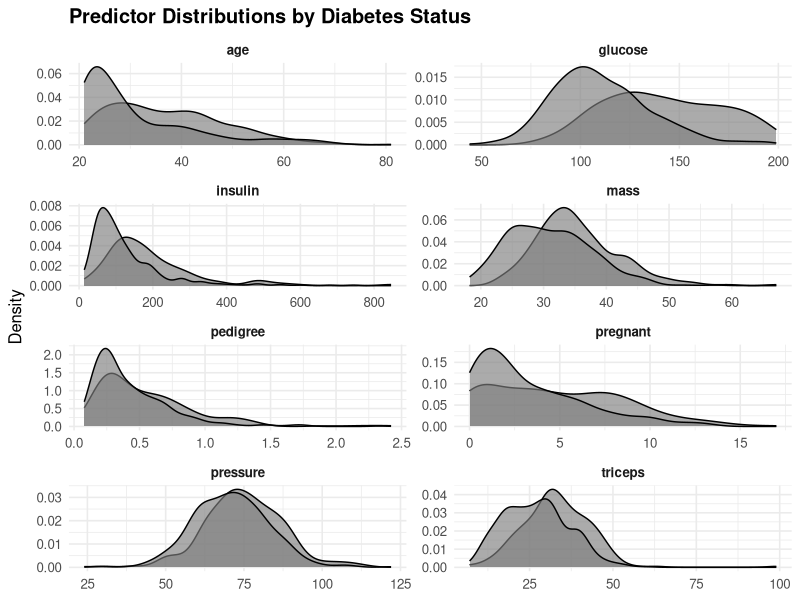
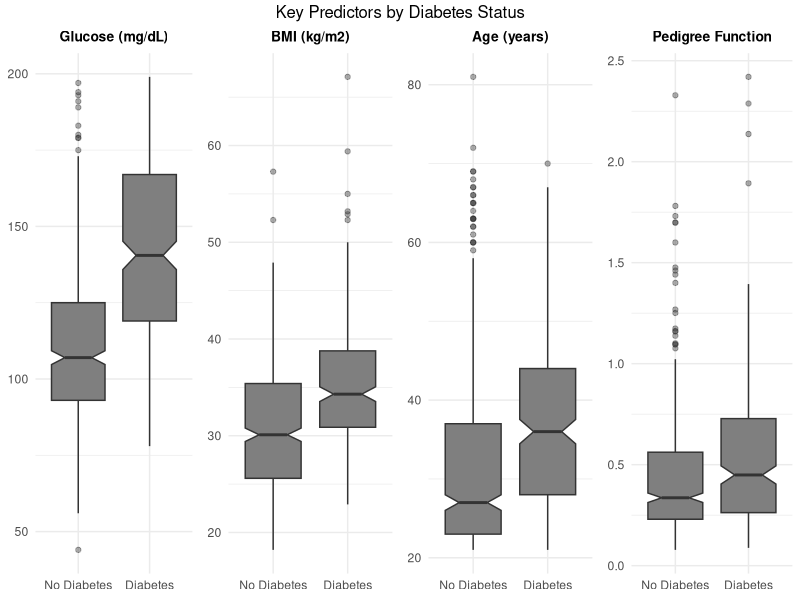
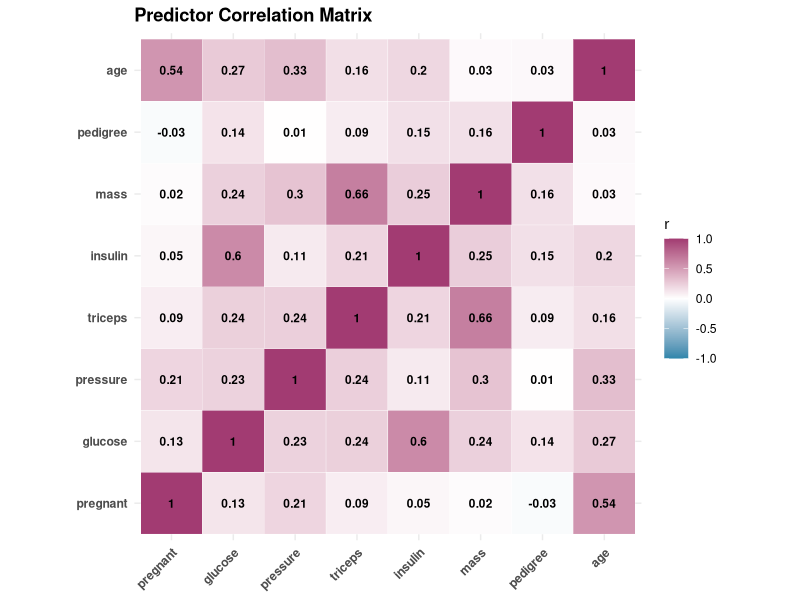
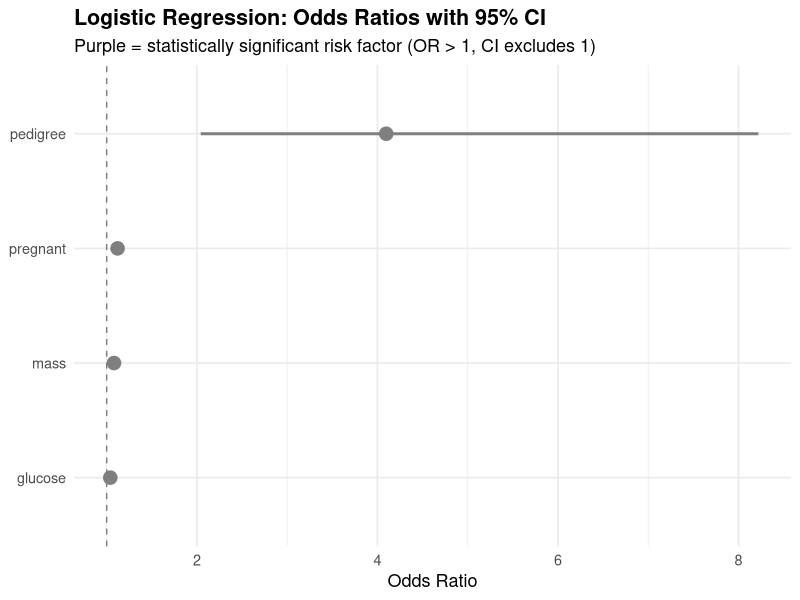
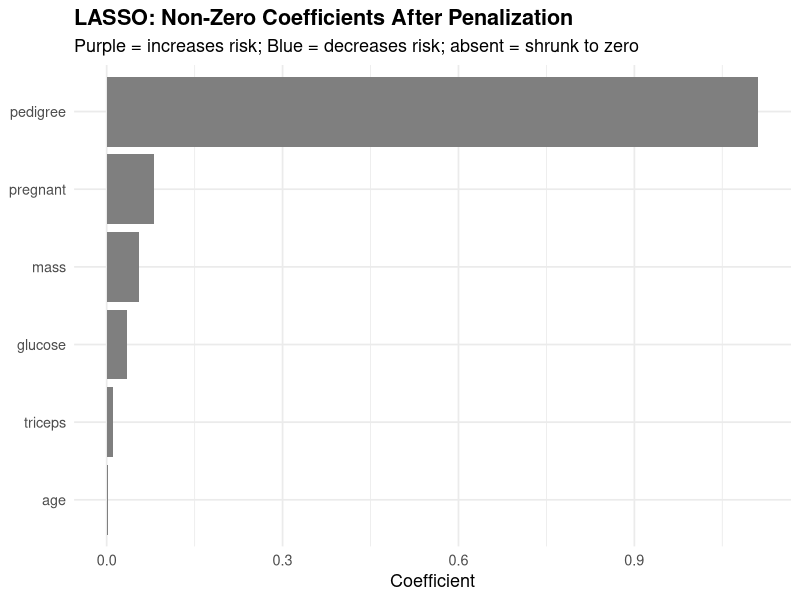
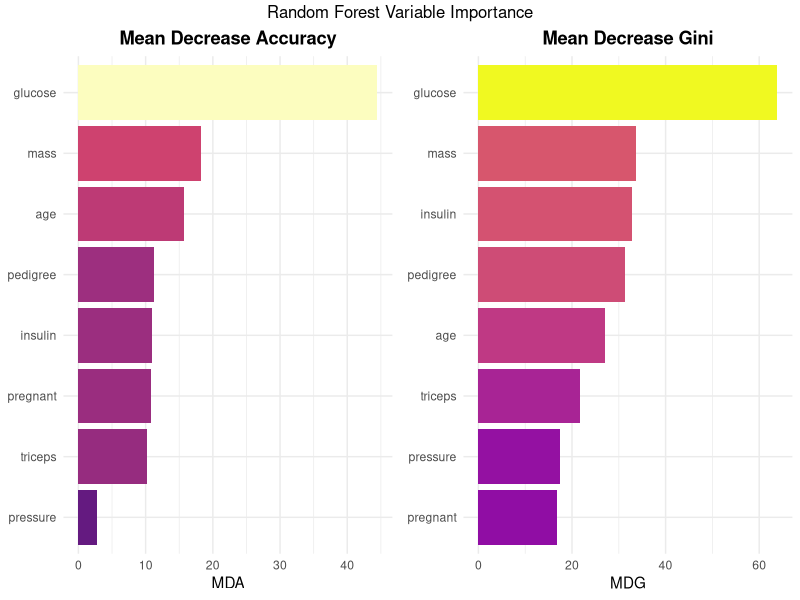
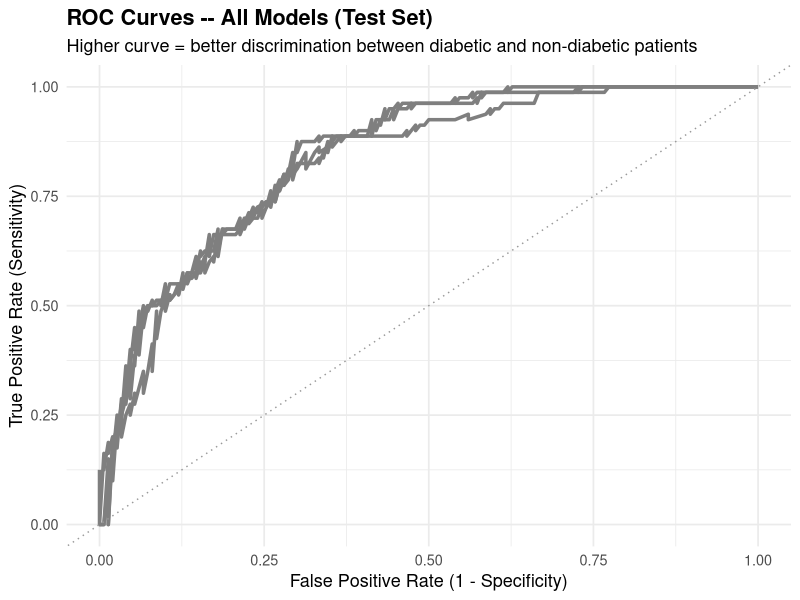
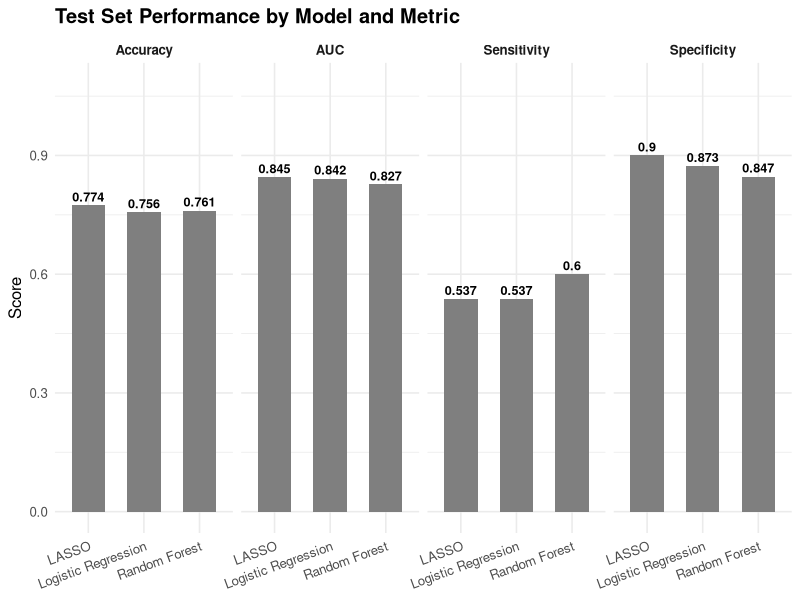

Generate these figures, in order, with R:
## ---- chunk 1
knitr::opts_chunk$set(echo = TRUE, warning = FALSE, message = FALSE)
## ---- chunk 2
rm(list = ls())
set.seed(123)

required_packages <- c(
  "tidyverse", "mlbench", "caret", "pROC",
  "glmnet", "mice", "gridExtra", "reshape2",
  "randomForest", "knitr", "kableExtra", "scales", "viridis"
)

for (pkg in required_packages) {
  if (!requireNamespace(pkg, quietly = TRUE)) install.packages(pkg)
  suppressPackageStartupMessages(library(pkg, character.only = TRUE))
}

# Color palette
pal <- c(neg = "#2E86AB", pos = "#A23B72", neu = "#F18F01")
## ---- chunk 3
data("PimaIndiansDiabetes2", package = "mlbench")
diabetes_raw <- PimaIndiansDiabetes2

# Impute missing values
imp <- mice(diabetes_raw[, -9], m = 5, method = "pmm",
            seed = 123, printFlag = FALSE)
diabetes <- complete(imp, 1)
diabetes$diabetes <- diabetes_raw$diabetes

continuous_vars <- c("pregnant","glucose","pressure","triceps",
                     "insulin","mass","pedigree","age")
## ---- chunk 4
idx        <- createDataPartition(diabetes$diabetes, p = 0.70, list = FALSE)
train_data <- diabetes[idx, ]
test_data  <- diabetes[-idx, ]
## ---- chunk 5
diabetes |>
  select(all_of(continuous_vars), diabetes) |>
  pivot_longer(-diabetes, names_to = "Variable", values_to = "Value") |>
  mutate(Outcome = ifelse(diabetes == "neg", "No Diabetes", "Diabetes")) |>
  ggplot(aes(x = Value, fill = Outcome)) +
  geom_density(alpha = 0.65) +
  scale_fill_manual(values = c("No Diabetes" = pal["neg"], "Diabetes" = pal["pos"])) +
  facet_wrap(~Variable, scales = "free", ncol = 2) +
  labs(title = "Predictor Distributions by Diabetes Status",
       x = NULL, y = "Density", fill = NULL) +
  theme_minimal(base_size = 12) +
  theme(plot.title = element_text(face = "bold"), legend.position = "top",
        strip.text = element_text(face = "bold"))
## ---- chunk 6
top_vars   <- c("glucose", "mass", "age", "pedigree")
top_labels <- c("Glucose (mg/dL)", "BMI (kg/m2)", "Age (years)", "Pedigree Function")

bp_list <- mapply(function(v, lab) {
  ggplot(diabetes, aes_string(x = "diabetes", y = v, fill = "diabetes")) +
    geom_boxplot(notch = TRUE, outlier.alpha = 0.4, show.legend = FALSE) +
    scale_x_discrete(labels = c("neg" = "No Diabetes", "pos" = "Diabetes")) +
    scale_fill_manual(values = c("neg" = pal["neg"], "pos" = pal["pos"])) +
    labs(title = lab, x = NULL, y = NULL) +
    theme_minimal(base_size = 11) +
    theme(plot.title = element_text(face = "bold", hjust = 0.5, size = 10))
}, top_vars, top_labels, SIMPLIFY = FALSE)

grid.arrange(grobs = bp_list, ncol = 4,
             top = "Key Predictors by Diabetes Status")
## ---- chunk 7
cor_melt <- diabetes |>
  select(all_of(continuous_vars)) |>
  cor() |>
  melt()

ggplot(cor_melt, aes(x = Var1, y = Var2, fill = value)) +
  geom_tile(color = "white") +
  geom_text(aes(label = round(value, 2)), size = 3, fontface = "bold") +
  scale_fill_gradient2(low = pal["neg"], mid = "white", high = pal["pos"],
                       midpoint = 0, limits = c(-1, 1), name = "r") +
  labs(title = "Predictor Correlation Matrix", x = NULL, y = NULL) +
  theme_minimal(base_size = 11) +
  theme(axis.text.x = element_text(angle = 45, hjust = 1, face = "bold"),
        axis.text.y = element_text(face = "bold"),
        plot.title  = element_text(face = "bold")) +
  coord_fixed()
## ---- chunk 8
diabetes |>
  group_by(diabetes) |>
  summarise(across(all_of(continuous_vars),
                   ~paste0(round(mean(.), 1), " (+-", round(sd(.), 1), ")")),
            .groups = "drop") |>
  mutate(diabetes = ifelse(diabetes == "neg", "No Diabetes", "Diabetes")) |>
  pivot_longer(-diabetes, names_to = "Variable") |>
  pivot_wider(names_from = diabetes, values_from = value) |>
  kbl(caption = "Mean (+-SD) by Diabetes Status",
      col.names = c("Variable", "No Diabetes", "Diabetes")) |>
  kable_styling(bootstrap_options = c("striped","hover","condensed"), full_width = FALSE)
## ---- chunk 9
log_full <- glm(diabetes ~ ., data = train_data, family = binomial)
log_step <- step(log_full, direction = "both", trace = 0)

# Predictions
log_prob_tr  <- predict(log_step, train_data, type = "response")
log_prob_te  <- predict(log_step, test_data,  type = "response")
log_class_tr <- factor(ifelse(log_prob_tr > 0.5, "pos", "neg"), levels = c("neg","pos"))
log_class_te <- factor(ifelse(log_prob_te > 0.5, "pos", "neg"), levels = c("neg","pos"))

log_cm_tr  <- confusionMatrix(log_class_tr, train_data$diabetes, positive = "pos")
log_cm_te  <- confusionMatrix(log_class_te, test_data$diabetes,  positive = "pos")
log_roc_tr <- roc(train_data$diabetes, log_prob_tr, quiet = TRUE)
log_roc_te <- roc(test_data$diabetes,  log_prob_te, quiet = TRUE)
## ---- chunk 10
or_df <- data.frame(
  Variable = names(coef(log_step)),
  OR       = exp(coef(log_step)),
  CI_Lo    = exp(confint.default(log_step)[,1]),
  CI_Hi    = exp(confint.default(log_step)[,2])
) |> filter(Variable != "(Intercept)") |>
  mutate(across(where(is.numeric), ~round(., 3)))

kbl(or_df, caption = "Logistic Regression: Odds Ratios with 95% CI",
    col.names = c("Variable","OR","Lower CI","Upper CI")) |>
  kable_styling(bootstrap_options = c("striped","hover","condensed"), full_width = FALSE) |>
  row_spec(which(or_df$OR > 1 & or_df$CI_Lo > 1), bold = TRUE,
           color = "white", background = pal["pos"])

ggplot(or_df, aes(x = reorder(Variable, OR), y = OR,
                  ymin = CI_Lo, ymax = CI_Hi, color = OR > 1)) +
  geom_pointrange(size = 0.9, linewidth = 1) +
  geom_hline(yintercept = 1, linetype = "dashed", color = "gray50") +
  scale_color_manual(values = c("FALSE" = pal["neg"], "TRUE" = pal["pos"]),
                     labels = c("No/Neutral Effect", "Increased Risk"), name = NULL) +
  coord_flip() +
  labs(title    = "Logistic Regression: Odds Ratios with 95% CI",
       subtitle = "Purple = statistically significant risk factor (OR > 1, CI excludes 1)",
       x = NULL, y = "Odds Ratio") +
  theme_minimal(base_size = 13) +
  theme(plot.title = element_text(face = "bold"), legend.position = "top")
## ---- chunk 11
x_tr <- model.matrix(diabetes ~ ., train_data)[,-1]
y_tr <- ifelse(train_data$diabetes == "pos", 1, 0)
x_te <- model.matrix(diabetes ~ ., test_data)[,-1]

cv_lasso    <- cv.glmnet(x_tr, y_tr, alpha = 1, family = "binomial", nfolds = 10)
lasso_model <- glmnet(x_tr, y_tr, alpha = 1, family = "binomial",
                      lambda = cv_lasso$lambda.min)

# Predictions
las_prob_tr  <- predict(lasso_model, x_tr, type = "response")[,1]
las_prob_te  <- predict(lasso_model, x_te, type = "response")[,1]
las_class_tr <- factor(ifelse(las_prob_tr > 0.5, "pos", "neg"), levels = c("neg","pos"))
las_class_te <- factor(ifelse(las_prob_te > 0.5, "pos", "neg"), levels = c("neg","pos"))

las_cm_tr  <- confusionMatrix(las_class_tr, train_data$diabetes, positive = "pos")
las_cm_te  <- confusionMatrix(las_class_te, test_data$diabetes,  positive = "pos")
las_roc_tr <- roc(train_data$diabetes, las_prob_tr, quiet = TRUE)
las_roc_te <- roc(test_data$diabetes,  las_prob_te, quiet = TRUE)
## ---- chunk 12
las_coef_df <- data.frame(
  Variable = rownames(as.matrix(coef(lasso_model))),
  Coef     = as.matrix(coef(lasso_model))[,1]
) |> filter(Variable != "(Intercept)", Coef != 0) |>
  arrange(desc(abs(Coef)))

ggplot(las_coef_df, aes(x = reorder(Variable, abs(Coef)), y = Coef, fill = Coef > 0)) +
  geom_col(show.legend = FALSE) +
  scale_fill_manual(values = c("FALSE" = pal["neg"], "TRUE" = pal["pos"])) +
  coord_flip() +
  labs(title    = "LASSO: Non-Zero Coefficients After Penalization",
       subtitle = "Purple = increases risk; Blue = decreases risk; absent = shrunk to zero",
       x = NULL, y = "Coefficient") +
  theme_minimal(base_size = 13) +
  theme(plot.title = element_text(face = "bold"))
## ---- chunk 13
rf_model <- randomForest(diabetes ~ ., data = train_data,
                         ntree = 500, mtry = 3, importance = TRUE)

rf_prob_tr  <- predict(rf_model, train_data, type = "prob")[,"pos"]
rf_prob_te  <- predict(rf_model, test_data,  type = "prob")[,"pos"]
rf_class_tr <- predict(rf_model, train_data, type = "class")
rf_class_te <- predict(rf_model, test_data,  type = "class")

rf_cm_tr  <- confusionMatrix(rf_class_tr, train_data$diabetes, positive = "pos")
rf_cm_te  <- confusionMatrix(rf_class_te, test_data$diabetes,  positive = "pos")
rf_roc_tr <- roc(train_data$diabetes, rf_prob_tr, quiet = TRUE)
rf_roc_te <- roc(test_data$diabetes,  rf_prob_te, quiet = TRUE)
## ---- chunk 14
imp_df <- as.data.frame(importance(rf_model)) |>
  rownames_to_column("Variable") |>
  arrange(desc(MeanDecreaseAccuracy))

p_mda <- ggplot(imp_df, aes(x = reorder(Variable, MeanDecreaseAccuracy),
                             y = MeanDecreaseAccuracy, fill = MeanDecreaseAccuracy)) +
  geom_col(show.legend = FALSE) +
  scale_fill_viridis_c(option = "magma", begin = 0.3) +
  coord_flip() +
  labs(title = "Mean Decrease Accuracy", x = NULL, y = "MDA") +
  theme_minimal(base_size = 11) +
  theme(plot.title = element_text(face = "bold", hjust = 0.5))

p_mdg <- ggplot(imp_df, aes(x = reorder(Variable, MeanDecreaseGini),
                             y = MeanDecreaseGini, fill = MeanDecreaseGini)) +
  geom_col(show.legend = FALSE) +
  scale_fill_viridis_c(option = "plasma", begin = 0.3) +
  coord_flip() +
  labs(title = "Mean Decrease Gini", x = NULL, y = "MDG") +
  theme_minimal(base_size = 11) +
  theme(plot.title = element_text(face = "bold", hjust = 0.5))

grid.arrange(p_mda, p_mdg, ncol = 2,
             top = "Random Forest Variable Importance")
## ---- chunk 15
results <- data.frame(
  Model       = c("Logistic Regression", "LASSO", "Random Forest"),
  Train_Acc   = round(c(log_cm_tr$overall["Accuracy"],
                        las_cm_tr$overall["Accuracy"],
                        rf_cm_tr$overall["Accuracy"]), 4),
  Test_Acc    = round(c(log_cm_te$overall["Accuracy"],
                        las_cm_te$overall["Accuracy"],
                        rf_cm_te$overall["Accuracy"]), 4),
  Sensitivity = round(c(log_cm_te$byClass["Sensitivity"],
                        las_cm_te$byClass["Sensitivity"],
                        rf_cm_te$byClass["Sensitivity"]), 4),
  Specificity = round(c(log_cm_te$byClass["Specificity"],
                        las_cm_te$byClass["Specificity"],
                        rf_cm_te$byClass["Specificity"]), 4),
  F1          = round(c(log_cm_te$byClass["F1"],
                        las_cm_te$byClass["F1"],
                        rf_cm_te$byClass["F1"]), 4),
  Test_AUC    = round(c(auc(log_roc_te),
                        auc(las_roc_te),
                        auc(rf_roc_te)), 4)
)

best <- which.max(results$Test_AUC)

kbl(results, caption = "Model Performance Comparison (Test Set)",
    col.names = c("Model","Train Acc.","Test Acc.","Sensitivity",
                  "Specificity","F1 Score","Test AUC")) |>
  kable_styling(bootstrap_options = c("striped","hover","condensed"), full_width = TRUE) |>
  row_spec(best, bold = TRUE, color = "white", background = pal["neg"]) |>
  add_footnote("Highlighted = best Test AUC", notation = "symbol")
## ---- chunk 16
roc_df <- bind_rows(
  data.frame(fpr = 1 - log_roc_te$specificities, tpr = log_roc_te$sensitivities,
             Model = paste0("Logistic (AUC=", round(auc(log_roc_te), 3), ")")),
  data.frame(fpr = 1 - las_roc_te$specificities, tpr = las_roc_te$sensitivities,
             Model = paste0("LASSO (AUC=", round(auc(las_roc_te), 3), ")")),
  data.frame(fpr = 1 - rf_roc_te$specificities,  tpr = rf_roc_te$sensitivities,
             Model = paste0("Random Forest (AUC=", round(auc(rf_roc_te), 3), ")"))
)

ggplot(roc_df, aes(x = fpr, y = tpr, color = Model)) +
  geom_line(linewidth = 1.2) +
  geom_abline(slope = 1, intercept = 0, linetype = "dotted", color = "gray60") +
  scale_color_manual(values = c(pal["pos"], pal["neu"], pal["neg"])) +
  labs(title    = "ROC Curves -- All Models (Test Set)",
       subtitle = "Higher curve = better discrimination between diabetic and non-diabetic patients",
       x = "False Positive Rate (1 - Specificity)",
       y = "True Positive Rate (Sensitivity)",
       color = NULL) +
  theme_minimal(base_size = 13) +
  theme(plot.title = element_text(face = "bold"),
        legend.position = c(0.70, 0.18),
        legend.background = element_rect(fill = "white", color = "gray80"))
## ---- chunk 17
results |>
  select(Model, Test_Acc, Sensitivity, Specificity, Test_AUC) |>
  pivot_longer(-Model, names_to = "Metric", values_to = "Value") |>
  mutate(Metric = recode(Metric, "Test_Acc" = "Accuracy", "Test_AUC" = "AUC")) |>
  ggplot(aes(x = Model, y = Value, fill = Model)) +
  geom_col(width = 0.6, show.legend = FALSE) +
  geom_text(aes(label = round(Value, 3)), vjust = -0.4, size = 3.2, fontface = "bold") +
  scale_fill_manual(values = c(pal["pos"], pal["neu"], pal["neg"])) +
  scale_y_continuous(limits = c(0, 1.08)) +
  facet_wrap(~Metric, ncol = 4) +
  labs(title = "Test Set Performance by Model and Metric", x = NULL, y = "Score") +
  theme_minimal(base_size = 12) +
  theme(axis.text.x  = element_text(angle = 20, hjust = 1),
        plot.title   = element_text(face = "bold"),
        strip.text   = element_text(face = "bold"))
## ---- chunk 18
plot_cm <- function(cm_obj, title_str, color) {
  cm_df <- as.data.frame(cm_obj$table)
  cm_df$Reference  <- factor(cm_df$Reference,  levels = c("pos","neg"))
  cm_df$Prediction <- factor(cm_df$Prediction, levels = c("neg","pos"))
  ggplot(cm_df, aes(x = Reference, y = Prediction, fill = Freq)) +
    geom_tile(color = "white") +
    geom_text(aes(label = Freq), size = 7, fontface = "bold") +
    scale_fill_gradient(low = "white", high = color) +
    scale_x_discrete(labels = c("pos" = "Diabetes", "neg" = "No Diabetes")) +
    scale_y_discrete(labels = c("pos" = "Diabetes", "neg" = "No Diabetes")) +
    labs(title = title_str, x = "Actual", y = "Predicted") +
    theme_minimal(base_size = 11) +
    theme(plot.title = element_text(face = "bold", hjust = 0.5),
          legend.position = "none")
}

grid.arrange(
  plot_cm(log_cm_te, "Logistic Regression", pal["pos"]),
  plot_cm(las_cm_te, "LASSO",               pal["neu"]),
  plot_cm(rf_cm_te,  "Random Forest",        pal["neg"]),
  ncol = 3, top = "Confusion Matrices -- Test Set"
)
## ---- chunk 19
log_c  <- abs(coef(log_step)[-1]); log_c  <- log_c  / sum(log_c)
las_c  <- abs(as.matrix(coef(lasso_model))[-1,1])
las_c  <- las_c / sum(las_c)
rf_mda <- importance(rf_model)[,"MeanDecreaseAccuracy"]
rf_mda <- rf_mda / sum(rf_mda)

make_imp <- function(vals, model_name) {
  v <- setNames(rep(0, length(continuous_vars)), continuous_vars)
  v[names(vals)] <- vals
  data.frame(Variable = continuous_vars, Importance = v, Model = model_name)
}

all_imp <- bind_rows(
  make_imp(log_c,  "Logistic"),
  make_imp(las_c,  "LASSO"),
  make_imp(rf_mda, "Random Forest")
) |> filter(Importance > 0)

ggplot(all_imp, aes(x = reorder(Variable, Importance), y = Importance, fill = Model)) +
  geom_col(position = "dodge") +
  scale_fill_manual(values = c("Logistic" = pal["pos"], "LASSO" = pal["neu"],
                               "Random Forest" = pal["neg"])) +
  coord_flip() +
  labs(title    = "Normalized Variable Importance -- All Three Models",
       subtitle = "Scores scaled to sum to 1 within each model for direct comparison",
       x = NULL, y = "Normalized Importance", fill = "Model") +
  theme_minimal(base_size = 13) +
  theme(plot.title = element_text(face = "bold"), legend.position = "top")
## ---- chunk 20
data.frame(
  Rank     = 1:5,
  Variable = c("Glucose", "BMI (mass)", "Age", "Pedigree Function", "Pregnancies"),
  Reason   = c(
    "Primary clinical marker; most discriminating predictor in all three models",
    "Key driver of insulin resistance; consistently high importance",
    "Cumulative metabolic risk; strong signal across all models",
    "Captures genetic and family history component of diabetes risk",
    "Associated with gestational diabetes history and hormonal changes"
  )
) |>
  kbl(caption = "Top 5 Most Influential Variables (Consistent Across All Models)") |>
  kable_styling(bootstrap_options = c("striped","hover","condensed"), full_width = TRUE)
## ---- chunk 21
sessionInfo()
